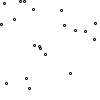
Frame 1 (no input)
Frame 60 (the mouse pressed at the canvas centre just before this capture): identical to frame 1, image omitted
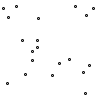
Frame 120 (the mouse held since frame 60 and released just before this capture)

The Processing sketch that drew these frames (run headless with seeded random() and noise(); from frame 60 on, the mouse is pressed at the canvas centre):

// Processing sketch: flag
// ── flag.pde
boolean hasDrawn = false;

PVector[] myPos;

void setup() {
  myPos = new PVector[20];
  for (int i  = 0; i < myPos.length; i++) {
    myPos[i] = new PVector(random(0, 100), random(0, 100));
  }
}

void draw() {
  background(255);
  if (mousePressed && hasDrawn == false) {
    hasDrawn = true;
    for (int i  = 0; i < myPos.length; i++) {
      myPos[i] = new PVector(random(0, 100), random(0, 100));
      
      //have a new vector
      //check whether the distance between that vector and the origin is < sth
      //if it is, add it to the array
      //otherwise, pick a new vector
    }
  }

  for (int i = 0; i < 20; i++) {
    ellipse(myPos[i].x, myPos[i].y, 2, 2);
  }
}

void  mouseReleased() {
  hasDrawn =  false;
}
